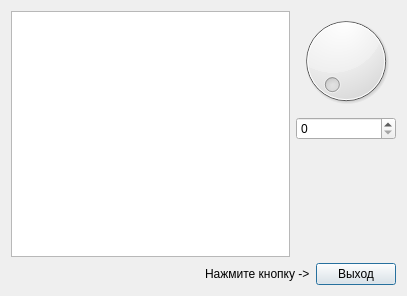
<?xml version="1.0" encoding="UTF-8"?>
<ui version="4.0">
 <class>DialogEx2</class>
 <widget class="QDialog" name="DialogEx2">
  <property name="geometry">
   <rect>
    <x>0</x>
    <y>0</y>
    <width>407</width>
    <height>296</height>
   </rect>
  </property>
  <property name="windowTitle">
   <string>Dialog</string>
  </property>
  <layout class="QVBoxLayout" name="verticalLayout_2">
   <item>
    <layout class="QHBoxLayout" name="horizontalLayout_2">
     <item>
      <widget class="QTextEdit" name="textEdit"/>
     </item>
     <item>
      <layout class="QVBoxLayout" name="verticalLayout">
       <item>
        <widget class="QDial" name="dial"/>
       </item>
       <item>
        <widget class="QSpinBox" name="spinBox"/>
       </item>
       <item>
        <spacer name="verticalSpacer">
         <property name="orientation">
          <enum>Qt::Vertical</enum>
         </property>
         <property name="sizeHint" stdset="0">
          <size>
           <width>20</width>
           <height>40</height>
          </size>
         </property>
        </spacer>
       </item>
      </layout>
     </item>
    </layout>
   </item>
   <item>
    <layout class="QHBoxLayout" name="horizontalLayout">
     <item>
      <spacer name="horizontalSpacer">
       <property name="orientation">
        <enum>Qt::Horizontal</enum>
       </property>
       <property name="sizeHint" stdset="0">
        <size>
         <width>40</width>
         <height>20</height>
        </size>
       </property>
      </spacer>
     </item>
     <item>
      <widget class="QLabel" name="label">
       <property name="text">
        <string>Нажмите кнопку -&gt;</string>
       </property>
      </widget>
     </item>
     <item>
      <widget class="QPushButton" name="pushButton">
       <property name="text">
        <string>Выход</string>
       </property>
      </widget>
     </item>
    </layout>
   </item>
  </layout>
 </widget>
 <resources/>
 <connections>
  <connection>
   <sender>dial</sender>
   <signal>sliderMoved(int)</signal>
   <receiver>spinBox</receiver>
   <slot>setValue(int)</slot>
   <hints>
    <hint type="sourcelabel">
     <x>345</x>
     <y>60</y>
    </hint>
    <hint type="destinationlabel">
     <x>345</x>
     <y>126</y>
    </hint>
   </hints>
  </connection>
  <connection>
   <sender>spinBox</sender>
   <signal>valueChanged(int)</signal>
   <receiver>dial</receiver>
   <slot>setValue(int)</slot>
   <hints>
    <hint type="sourcelabel">
     <x>316</x>
     <y>129</y>
    </hint>
    <hint type="destinationlabel">
     <x>305</x>
     <y>84</y>
    </hint>
   </hints>
  </connection>
  <connection>
   <sender>pushButton</sender>
   <signal>clicked()</signal>
   <receiver>DialogEx2</receiver>
   <slot>reject()</slot>
   <hints>
    <hint type="sourcelabel">
     <x>355</x>
     <y>273</y>
    </hint>
    <hint type="destinationlabel">
     <x>337</x>
     <y>228</y>
    </hint>
   </hints>
  </connection>
  <connection>
   <sender>spinBox</sender>
   <signal>valueChanged(QString)</signal>
   <receiver>textEdit</receiver>
   <slot>append(QString)</slot>
   <hints>
    <hint type="sourcelabel">
     <x>357</x>
     <y>130</y>
    </hint>
    <hint type="destinationlabel">
     <x>184</x>
     <y>121</y>
    </hint>
   </hints>
  </connection>
 </connections>
</ui>
